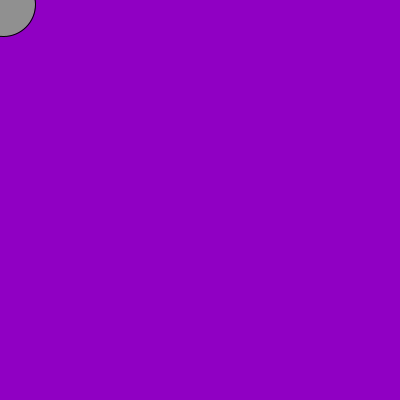
Frame 1 (no input)
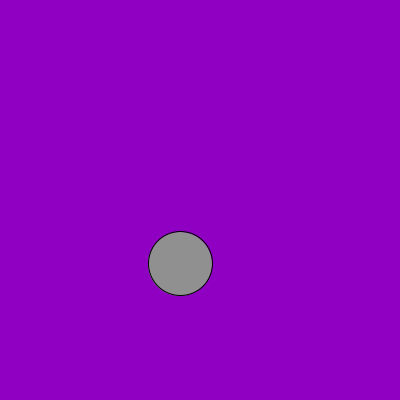
Frame 60 (the mouse pressed at the canvas centre just before this capture)
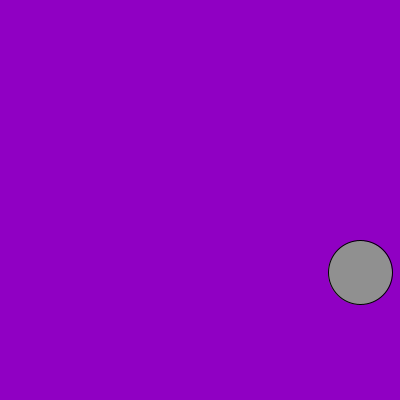
Frame 120 (the mouse held since frame 60 and released just before this capture)

The Processing sketch that drew these frames (run headless with seeded random() and noise(); from frame 60 on, the mouse is pressed at the canvas centre):

// Processing sketch: processing_33200
// ── processing_33200.pde

float x = 0;
float y = 0;
float xspeed = 3;
float yspeed = 4.4;


void setup() {
  size(400,400);
  smooth();
  background(144,0,195);
  frameRate(50);
}


void draw() {
  background(144,0,195);
  noStroke();
  fill(144);

  // Add the current speed to the x location.
  x = x + xspeed;
  y = y + yspeed;

  // Check for bouncing
  if ((x > width) || (x < 0)) { 
    xspeed = xspeed * -1;
   
  }
  if ((y > height) || (y < 0)) {

    // If the object reaches either edge, multiply speed by -1 to turn it around.
    yspeed = yspeed * -1;
    
  }

  // Display circle at x location
  stroke(0);
  fill(144);
  ellipse(x,y,64,64);

  
  
}
